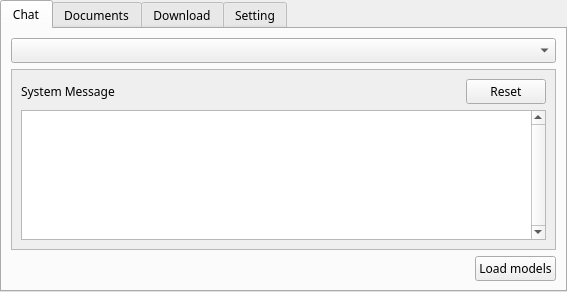
<?xml version="1.0" encoding="UTF-8"?>
<ui version="4.0">
 <class>app</class>
 <widget class="QWidget" name="app">
  <property name="geometry">
   <rect>
    <x>0</x>
    <y>0</y>
    <width>567</width>
    <height>292</height>
   </rect>
  </property>
  <property name="sizePolicy">
   <sizepolicy hsizetype="Expanding" vsizetype="Expanding">
    <horstretch>0</horstretch>
    <verstretch>0</verstretch>
   </sizepolicy>
  </property>
  <property name="minimumSize">
   <size>
    <width>0</width>
    <height>0</height>
   </size>
  </property>
  <property name="font">
   <font>
    <family>JetBrains Mono</family>
   </font>
  </property>
  <property name="windowTitle">
   <string>LocalAssistant</string>
  </property>
  <layout class="QVBoxLayout" name="verticalLayout_6">
   <property name="spacing">
    <number>0</number>
   </property>
   <property name="leftMargin">
    <number>0</number>
   </property>
   <property name="topMargin">
    <number>0</number>
   </property>
   <property name="rightMargin">
    <number>0</number>
   </property>
   <property name="bottomMargin">
    <number>0</number>
   </property>
   <item>
    <widget class="QTabWidget" name="tabWidgets">
     <property name="sizePolicy">
      <sizepolicy hsizetype="Expanding" vsizetype="Expanding">
       <horstretch>0</horstretch>
       <verstretch>0</verstretch>
      </sizepolicy>
     </property>
     <property name="minimumSize">
      <size>
       <width>0</width>
       <height>0</height>
      </size>
     </property>
     <property name="font">
      <font>
       <family>Adwaita Mono</family>
      </font>
     </property>
     <property name="cursor">
      <cursorShape>ArrowCursor</cursorShape>
     </property>
     <property name="whatsThis">
      <string>
                &lt;html&gt;&lt;head/&gt;&lt;body&gt;&lt;p&gt;&lt;br/&gt;&lt;/p&gt;&lt;/body&gt;&lt;/html&gt;</string>
     </property>
     <property name="layoutDirection">
      <enum>Qt::LayoutDirection::LeftToRight</enum>
     </property>
     <property name="tabPosition">
      <enum>QTabWidget::TabPosition::North</enum>
     </property>
     <property name="tabShape">
      <enum>QTabWidget::TabShape::Rounded</enum>
     </property>
     <property name="currentIndex">
      <number>0</number>
     </property>
     <property name="elideMode">
      <enum>Qt::TextElideMode::ElideNone</enum>
     </property>
     <widget class="QWidget" name="tabChat">
      <property name="font">
       <font>
        <family>Adwaita Mono</family>
       </font>
      </property>
      <attribute name="title">
       <string>Chat</string>
      </attribute>
      <layout class="QVBoxLayout" name="verticalLayout">
       <item>
        <widget class="QComboBox" name="chatHistory">
         <property name="toolTip">
          <string>&lt;html&gt;&lt;head/&gt;&lt;body&gt;&lt;p&gt;A starred history will not be removed automatically.&lt;/p&gt;&lt;/body&gt;&lt;/html&gt;</string>
         </property>
         <property name="placeholderText">
          <string>Chat History</string>
         </property>
        </widget>
       </item>
       <item>
        <widget class="QScrollArea" name="chatScrollArea">
         <property name="sizePolicy">
          <sizepolicy hsizetype="Expanding" vsizetype="Expanding">
           <horstretch>0</horstretch>
           <verstretch>0</verstretch>
          </sizepolicy>
         </property>
         <property name="sizeAdjustPolicy">
          <enum>QAbstractScrollArea::SizeAdjustPolicy::AdjustToContents</enum>
         </property>
         <property name="widgetResizable">
          <bool>true</bool>
         </property>
         <property name="alignment">
          <set>Qt::AlignmentFlag::AlignLeading|Qt::AlignmentFlag::AlignLeft|Qt::AlignmentFlag::AlignTop</set>
         </property>
         <widget class="QWidget" name="chatScrollContents">
          <property name="geometry">
           <rect>
            <x>0</x>
            <y>0</y>
            <width>543</width>
            <height>172</height>
           </rect>
          </property>
          <layout class="QVBoxLayout" name="verticalLayout_3">
           <item>
            <widget class="QWidget" name="widget_2" native="true">
             <layout class="QVBoxLayout" name="verticalLayout_5">
              <property name="leftMargin">
               <number>0</number>
              </property>
              <property name="topMargin">
               <number>0</number>
              </property>
              <property name="rightMargin">
               <number>0</number>
              </property>
              <property name="bottomMargin">
               <number>0</number>
              </property>
              <item>
               <layout class="QHBoxLayout" name="horizontalLayout_5" stretch="1,0">
                <item>
                 <widget class="QLabel" name="label_3">
                  <property name="text">
                   <string>System Message</string>
                  </property>
                  <property name="textFormat">
                   <enum>Qt::TextFormat::AutoText</enum>
                  </property>
                 </widget>
                </item>
                <item>
                 <widget class="QPushButton" name="resetButton">
                  <property name="text">
                   <string>Reset</string>
                  </property>
                 </widget>
                </item>
               </layout>
              </item>
              <item>
               <widget class="QPlainTextEdit" name="systemChatMessage">
                <property name="verticalScrollBarPolicy">
                 <enum>Qt::ScrollBarPolicy::ScrollBarAlwaysOn</enum>
                </property>
                <property name="horizontalScrollBarPolicy">
                 <enum>Qt::ScrollBarPolicy::ScrollBarAlwaysOff</enum>
                </property>
                <property name="plainText">
                 <string/>
                </property>
                <property name="placeholderText">
                 <string>Give instruction please... (Can drop a .txt file here)</string>
                </property>
               </widget>
              </item>
             </layout>
            </widget>
           </item>
          </layout>
         </widget>
        </widget>
       </item>
       <item>
        <layout class="QHBoxLayout" name="horizontalLayout_3">
         <item>
          <spacer name="horizontalSpacer_2">
           <property name="orientation">
            <enum>Qt::Orientation::Horizontal</enum>
           </property>
           <property name="sizeHint" stdset="0">
            <size>
             <width>40</width>
             <height>20</height>
            </size>
           </property>
          </spacer>
         </item>
         <item>
          <widget class="QPushButton" name="chatLoadButton">
           <property name="text">
            <string>Load models</string>
           </property>
          </widget>
         </item>
        </layout>
       </item>
      </layout>
     </widget>
     <widget class="QWidget" name="tabDocs">
      <attribute name="title">
       <string>Documents</string>
      </attribute>
      <layout class="QVBoxLayout" name="verticalLayout_11">
       <item>
        <widget class="QTreeView" name="docsTreeView">
         <property name="editTriggers">
          <set>QAbstractItemView::EditTrigger::NoEditTriggers</set>
         </property>
        </widget>
       </item>
       <item>
        <layout class="QHBoxLayout" name="horizontalLayout_8">
         <item>
          <spacer name="horizontalSpacer_3">
           <property name="orientation">
            <enum>Qt::Orientation::Horizontal</enum>
           </property>
           <property name="sizeHint" stdset="0">
            <size>
             <width>40</width>
             <height>20</height>
            </size>
           </property>
          </spacer>
         </item>
         <item>
          <widget class="QPushButton" name="docsAddButton">
           <property name="text">
            <string>Add</string>
           </property>
          </widget>
         </item>
         <item>
          <widget class="QPushButton" name="docsReembedButton">
           <property name="text">
            <string>Reembed</string>
           </property>
          </widget>
         </item>
         <item>
          <widget class="QPushButton" name="docsLoadButton">
           <property name="text">
            <string>Load models</string>
           </property>
          </widget>
         </item>
        </layout>
       </item>
      </layout>
     </widget>
     <widget class="QWidget" name="tabDownload">
      <attribute name="title">
       <string>Download</string>
      </attribute>
      <layout class="QVBoxLayout" name="verticalLayout_2">
       <item>
        <layout class="QHBoxLayout" name="horizontalLayout">
         <item>
          <widget class="QLabel" name="label">
           <property name="text">
            <string>Model</string>
           </property>
           <property name="textFormat">
            <enum>Qt::TextFormat::AutoText</enum>
           </property>
           <property name="alignment">
            <set>Qt::AlignmentFlag::AlignLeading|Qt::AlignmentFlag::AlignLeft|Qt::AlignmentFlag::AlignVCenter</set>
           </property>
          </widget>
         </item>
         <item>
          <widget class="QLineEdit" name="downloadRepo">
           <property name="sizeIncrement">
            <size>
             <width>0</width>
             <height>0</height>
            </size>
           </property>
           <property name="baseSize">
            <size>
             <width>0</width>
             <height>0</height>
            </size>
           </property>
           <property name="styleSheet">
            <string notr="true">padding: 0px 5px</string>
           </property>
           <property name="placeholderText">
            <string>username/repo_id(/filename)</string>
           </property>
           <property name="clearButtonEnabled">
            <bool>true</bool>
           </property>
          </widget>
         </item>
        </layout>
       </item>
       <item>
        <layout class="QHBoxLayout" name="horizontalLayout_2" stretch="0,0,0">
         <item>
          <widget class="QLabel" name="label_2">
           <property name="text">
            <string>Token</string>
           </property>
           <property name="textFormat">
            <enum>Qt::TextFormat::AutoText</enum>
           </property>
           <property name="alignment">
            <set>Qt::AlignmentFlag::AlignLeading|Qt::AlignmentFlag::AlignLeft|Qt::AlignmentFlag::AlignVCenter</set>
           </property>
          </widget>
         </item>
         <item>
          <widget class="QLineEdit" name="downloadToken">
           <property name="sizeIncrement">
            <size>
             <width>0</width>
             <height>0</height>
            </size>
           </property>
           <property name="baseSize">
            <size>
             <width>0</width>
             <height>0</height>
            </size>
           </property>
           <property name="styleSheet">
            <string notr="true">padding: 0px 5px</string>
           </property>
           <property name="echoMode">
            <enum>QLineEdit::EchoMode::Password</enum>
           </property>
           <property name="cursorPosition">
            <number>0</number>
           </property>
           <property name="alignment">
            <set>Qt::AlignmentFlag::AlignLeading|Qt::AlignmentFlag::AlignLeft|Qt::AlignmentFlag::AlignVCenter</set>
           </property>
           <property name="placeholderText">
            <string>secret token</string>
           </property>
           <property name="clearButtonEnabled">
            <bool>true</bool>
           </property>
          </widget>
         </item>
         <item>
          <widget class="QPushButton" name="downloadButton">
           <property name="cursor">
            <cursorShape>PointingHandCursor</cursorShape>
           </property>
           <property name="text">
            <string>Download</string>
           </property>
          </widget>
         </item>
        </layout>
       </item>
       <item>
        <widget class="QTreeView" name="downloadTreeview">
         <property name="mouseTracking">
          <bool>true</bool>
         </property>
         <property name="editTriggers">
          <set>QAbstractItemView::EditTrigger::DoubleClicked|QAbstractItemView::EditTrigger::EditKeyPressed|QAbstractItemView::EditTrigger::SelectedClicked</set>
         </property>
         <property name="alternatingRowColors">
          <bool>true</bool>
         </property>
        </widget>
       </item>
      </layout>
     </widget>
     <widget class="QWidget" name="tabSetting">
      <property name="cursor">
       <cursorShape>ArrowCursor</cursorShape>
      </property>
      <attribute name="title">
       <string>Setting</string>
      </attribute>
      <layout class="QVBoxLayout" name="verticalLayout_7">
       <item>
        <widget class="QScrollArea" name="scrollArea_3">
         <property name="widgetResizable">
          <bool>true</bool>
         </property>
         <widget class="QWidget" name="scrollAreaWidgetContents_2">
          <property name="geometry">
           <rect>
            <x>0</x>
            <y>-261</y>
            <width>529</width>
            <height>466</height>
           </rect>
          </property>
          <layout class="QVBoxLayout" name="verticalLayout_9">
           <item>
            <layout class="QHBoxLayout" name="horizontalLayout_7">
             <item>
              <layout class="QVBoxLayout" name="verticalLayout_10">
               <item>
                <widget class="QLabel" name="label_5">
                 <property name="text">
                  <string>HuggingFace Token</string>
                 </property>
                 <property name="textFormat">
                  <enum>Qt::TextFormat::AutoText</enum>
                 </property>
                </widget>
               </item>
               <item>
                <widget class="QLabel" name="label_6">
                 <property name="text">
                  <string>Theme</string>
                 </property>
                </widget>
               </item>
              </layout>
             </item>
             <item>
              <layout class="QVBoxLayout" name="verticalLayout_4">
               <item>
                <widget class="QLineEdit" name="settingToken">
                 <property name="echoMode">
                  <enum>QLineEdit::EchoMode::Password</enum>
                 </property>
                </widget>
               </item>
               <item>
                <widget class="QComboBox" name="settingTheme"/>
               </item>
              </layout>
             </item>
            </layout>
           </item>
           <item>
            <widget class="QGroupBox" name="groupBox">
             <property name="title">
              <string>Chat</string>
             </property>
             <layout class="QHBoxLayout" name="horizontalLayout_9">
              <item>
               <layout class="QVBoxLayout" name="verticalLayout_12">
                <item>
                 <widget class="QLabel" name="label_4">
                  <property name="text">
                   <string>Llama.cpp Bin Path</string>
                  </property>
                 </widget>
                </item>
                <item>
                 <widget class="QLabel" name="label_9">
                  <property name="text">
                   <string>Llama Port</string>
                  </property>
                 </widget>
                </item>
                <item>
                 <widget class="QLabel" name="label_7">
                  <property name="toolTip">
                   <string>The max chat memory the agent would use. It is to preserve memory.</string>
                  </property>
                  <property name="text">
                   <string>Max Chat Message</string>
                  </property>
                 </widget>
                </item>
                <item>
                 <widget class="QLabel" name="label_8">
                  <property name="toolTip">
                   <string>&lt;html&gt;&lt;head/&gt;&lt;body&gt;&lt;p&gt;The max history allowed; The exceeding will be automatically remove. If you want to preserve a specific memory, manually copy it to a newly made folder.&lt;/p&gt;&lt;/body&gt;&lt;/html&gt;</string>
                  </property>
                  <property name="text">
                   <string>Max History</string>
                  </property>
                 </widget>
                </item>
               </layout>
              </item>
              <item>
               <layout class="QVBoxLayout" name="verticalLayout_13">
                <item>
                 <widget class="QLineEdit" name="settingLlamaBinPath">
                  <property name="text">
                   <string/>
                  </property>
                 </widget>
                </item>
                <item>
                 <layout class="QHBoxLayout" name="horizontalLayout_4">
                  <item>
                   <widget class="QLineEdit" name="settingLlamaPort">
                    <property name="text">
                     <string>8000</string>
                    </property>
                   </widget>
                  </item>
                  <item>
                   <widget class="QCheckBox" name="settingLlamaPortKill">
                    <property name="text">
                     <string>Kill on Start</string>
                    </property>
                   </widget>
                  </item>
                 </layout>
                </item>
                <item>
                 <widget class="QSpinBox" name="settingMaxChatMessage">
                  <property name="minimum">
                   <number>3</number>
                  </property>
                  <property name="maximum">
                   <number>1000</number>
                  </property>
                  <property name="value">
                   <number>15</number>
                  </property>
                 </widget>
                </item>
                <item>
                 <widget class="QSpinBox" name="settingMaxHistory">
                  <property name="minimum">
                   <number>1</number>
                  </property>
                  <property name="maximum">
                   <number>99</number>
                  </property>
                  <property name="value">
                   <number>10</number>
                  </property>
                 </widget>
                </item>
               </layout>
              </item>
             </layout>
            </widget>
           </item>
           <item>
            <widget class="QGroupBox" name="groupBox_2">
             <property name="title">
              <string>Documents</string>
             </property>
             <layout class="QVBoxLayout" name="verticalLayout_16">
              <item>
               <layout class="QHBoxLayout" name="horizontalLayout_11">
                <item>
                 <layout class="QVBoxLayout" name="verticalLayout_14">
                  <item>
                   <widget class="QLabel" name="label_10">
                    <property name="text">
                     <string>Qdrant Port</string>
                    </property>
                   </widget>
                  </item>
                  <item>
                   <widget class="QLabel" name="label_11">
                    <property name="text">
                     <string>Top K</string>
                    </property>
                   </widget>
                  </item>
                  <item>
                   <widget class="QLabel" name="label_12">
                    <property name="text">
                     <string>Score Threshold</string>
                    </property>
                   </widget>
                  </item>
                 </layout>
                </item>
                <item>
                 <layout class="QVBoxLayout" name="verticalLayout_15">
                  <item>
                   <layout class="QHBoxLayout" name="horizontalLayout_10">
                    <item>
                     <widget class="QLineEdit" name="settingQdrantPort">
                      <property name="text">
                       <string>6333</string>
                      </property>
                     </widget>
                    </item>
                    <item>
                     <widget class="QCheckBox" name="settingQdrantLoad">
                      <property name="text">
                       <string>Load on Start</string>
                      </property>
                     </widget>
                    </item>
                   </layout>
                  </item>
                  <item>
                   <widget class="QSpinBox" name="settingTopK">
                    <property name="value">
                     <number>5</number>
                    </property>
                   </widget>
                  </item>
                  <item>
                   <widget class="QDoubleSpinBox" name="settingScoreThreshold">
                    <property name="maximum">
                     <double>1.000000000000000</double>
                    </property>
                    <property name="singleStep">
                     <double>0.010000000000000</double>
                    </property>
                    <property name="value">
                     <double>0.500000000000000</double>
                    </property>
                   </widget>
                  </item>
                 </layout>
                </item>
               </layout>
              </item>
             </layout>
            </widget>
           </item>
           <item>
            <widget class="QGroupBox" name="modelGroupBox">
             <property name="title">
              <string>Models</string>
             </property>
             <layout class="QVBoxLayout" name="verticalLayout_8"/>
            </widget>
           </item>
           <item>
            <spacer name="verticalSpacer_3">
             <property name="orientation">
              <enum>Qt::Orientation::Vertical</enum>
             </property>
             <property name="sizeHint" stdset="0">
              <size>
               <width>20</width>
               <height>40</height>
              </size>
             </property>
            </spacer>
           </item>
          </layout>
         </widget>
        </widget>
       </item>
       <item>
        <layout class="QHBoxLayout" name="horizontalLayout_6">
         <item>
          <spacer name="horizontalSpacer">
           <property name="orientation">
            <enum>Qt::Orientation::Horizontal</enum>
           </property>
           <property name="sizeHint" stdset="0">
            <size>
             <width>40</width>
             <height>20</height>
            </size>
           </property>
          </spacer>
         </item>
         <item>
          <widget class="QPushButton" name="cacheButton">
           <property name="text">
            <string>Delete Cache</string>
           </property>
          </widget>
         </item>
         <item>
          <widget class="QPushButton" name="saveButton">
           <property name="text">
            <string>Save</string>
           </property>
          </widget>
         </item>
        </layout>
       </item>
      </layout>
     </widget>
    </widget>
   </item>
  </layout>
 </widget>
 <resources/>
 <connections/>
</ui>
